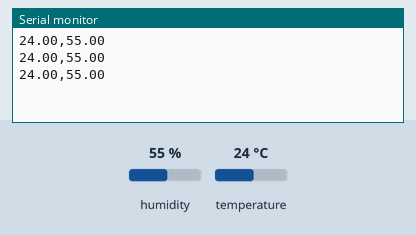
The sketch below on a simulated Arduino Uno, built with avr-gcc and run on an emulated ATmega328P. Shown: the last lines printed to the serial monitor. Inputs (shaded band) come from the test bench; at power-on: humidity 55 %, temperature 24 °C.

Above: at 2.8 s.
2.9 s: humidity set to 22 %
At 5.5 s:
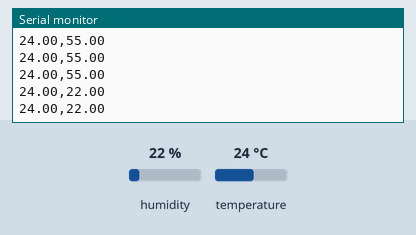
5.6 s: temperature set to 12 °C
At 6.5 s:
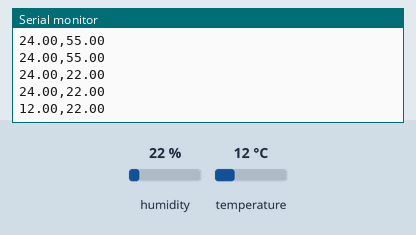
8.3 s: humidity set to 40 %
At 9.7 s:
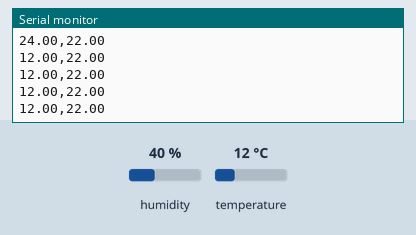
Timing chart, 0 to 11.3 s (numbered marks = the images above; inputs shaded):
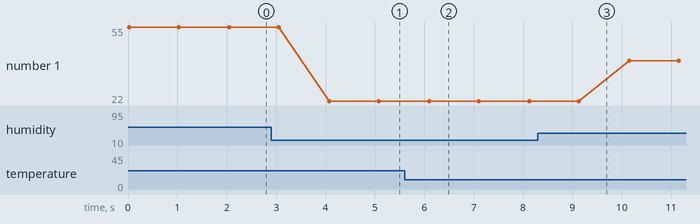

Measured:
- after the input at 2.9 s, the serial monitor: prints a new line after 1.2 s (image 1)
- after the input at 5.6 s, the serial monitor: prints a new line after 0.50 s (image 2)
- plotted number 1: 55 → 22 after the input at 2.9 s, 22 → 40 after the input at 8.3 s

The sketch:

tempreture-slave.ino
```cpp
#include "DHT.h"

#define DHTPIN 2
#define DHTTYPE DHT11

DHT dht(DHTPIN, DHTTYPE);

void setup() {
  Serial.begin(9600);
  dht.begin();
}

void loop() {
  float h = dht.readHumidity();
  float t = dht.readTemperature();

  if (!isnan(h) && !isnan(t)) {
    Serial.print(t);
    Serial.print(",");
    Serial.println(h);
  }

  delay(1000);
}
```
